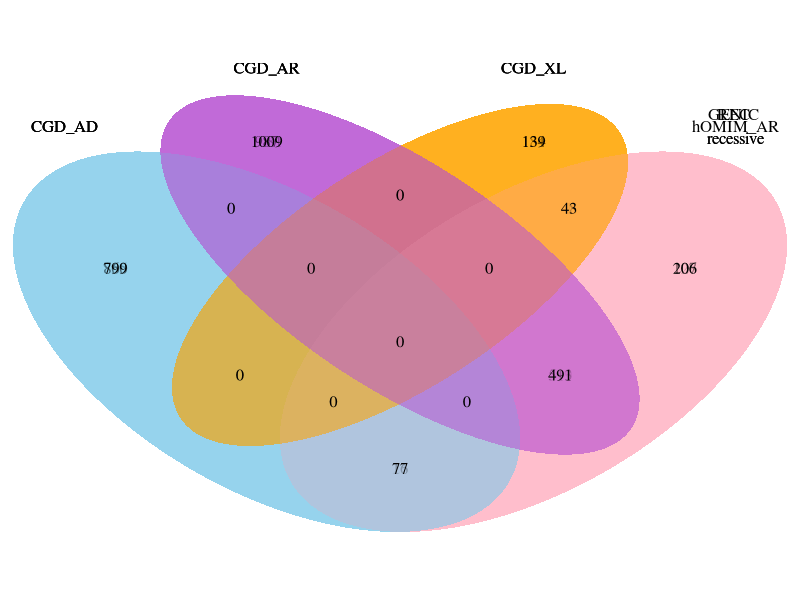
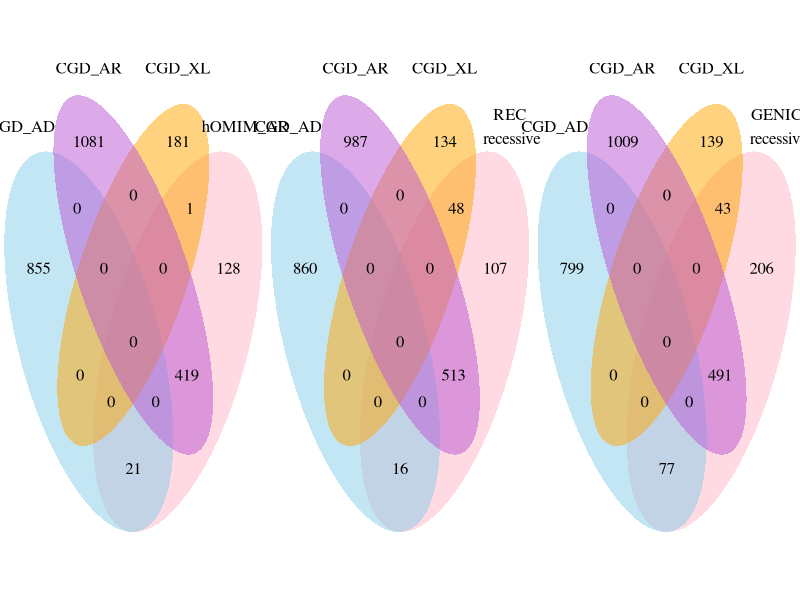
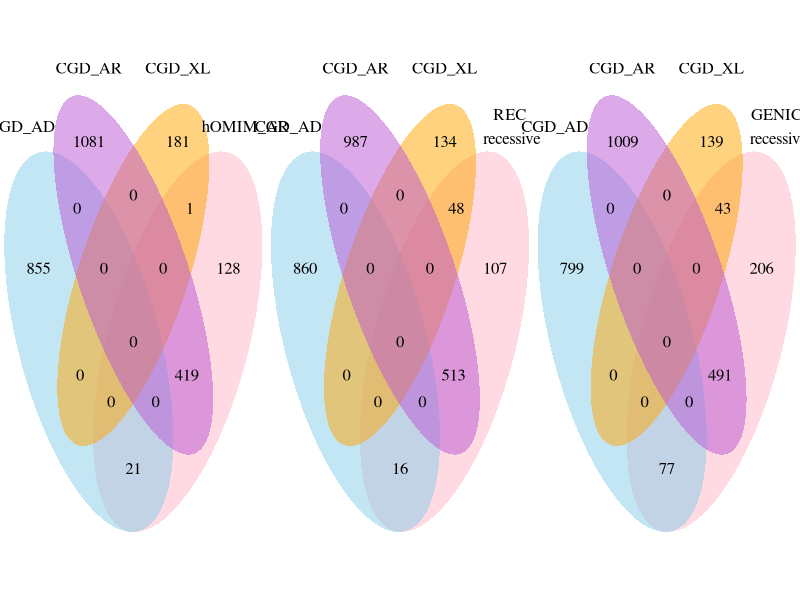

Generate these figures, in order, with R:
library(VennDiagram)
library(grid)
library(gridBase)
library(lattice)

par(mfrow=c(3,1))
par(mai=c(1.02,0.82,0.82,0.42))

#grid.newpage()
hOMIM_AR <- draw.quad.venn(area1 = 876,area2 = 569,area3 = 1500,area4 = 182,n12 = 21,n13 = 0,n14 = 0,n23 = 419,n24 = 1,n34 = 0,n123 = 0,n124 = 0,n134 = 0,n234 = 0,n1234 = 0,category = c("CGD_AD","hOMIM_AR","CGD_AR","CGD_XL"),lty = "blank", fill = c("skyblue", "pink1", "mediumorchid","orange"))
#grid.newpage()
REC_AR <- draw.quad.venn(area1 = 876,area2 = 684,area3 = 1500,area4 = 182,n12 = 16,n13 = 0,n14 = 0,n23 = 513,n24 = 48,n34 = 0,n123 = 0,n124 = 0,n134 = 0,n234 = 0,n1234 = 0,category = c("CGD_AD","REC \nrecessive","CGD_AR","CGD_XL"),lty = "blank", fill = c("skyblue", "pink1", "mediumorchid","orange"))
#grid.newpage()
GENIC_AR <- draw.quad.venn(area1 = 876,area2 = 817,area3 = 1500,area4 = 182,n12 = 77,n13 = 0,n14 = 0,n23 = 491,n24 = 43,n34 = 0,n123 = 0,n124 = 0,n134 = 0,n234 = 0,n1234 = 0,category = c("CGD_AD","GENIC \nrecessive","CGD_AR","CGD_XL"),lty = "blank", fill = c("skyblue", "pink1", "mediumorchid","orange"))


library(gridExtra)
grid.arrange(gTree(children=hOMIM_AR), gTree(children=REC_AR),gTree(children=GENIC_AR), ncol=3 )
#grid.arrange(gTree(children=hOMIM_AR), gTree(children=REC_AR),gTree(children=GENIC_AR), ncol=3, top= "The overlapping between combined models (AD,AR,XL) and respective recessive genes in three published studies")
pdf(file="/home/jacobhsu/ISPP_Paper/Figures/S4Figure_a4size.pdf",height =5, width =45, onefile = TRUE, paper ="a4r",pointsize = 8)
grid.arrange(gTree(children=hOMIM_AR), gTree(children=REC_AR),gTree(children=GENIC_AR), ncol=3 )
# Write the file  
dev.off()  
